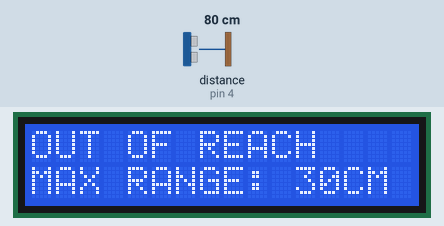
Bench run of a sketch on a simulated Arduino Uno, built with avr-gcc and run on an emulated ATmega328P. On the bench: 16×2 character LCD. Wiring (inferred from the names in the program): ultrasonic range finder: trigger pin 5; echo pin 4. Inputs (shaded band) come from the test bench; at power-on: distance to the obstacle (sensor on pin 4) 80 cm. The echo pulse lasts 58.3 µs per cm.

Above: at 1.2 s.
1.3 s: distance to the obstacle (sensor on pin 4) set to 33 cm
2.9 s: distance to the obstacle (sensor on pin 4) set to 26 cm
At 3.7 s:
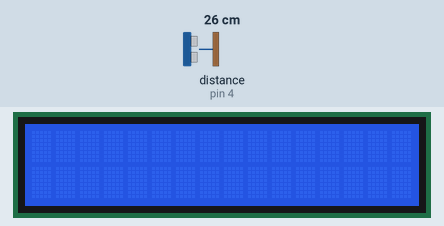
4.7 s: distance to the obstacle (sensor on pin 4) set to 35 cm
At 6.1 s:
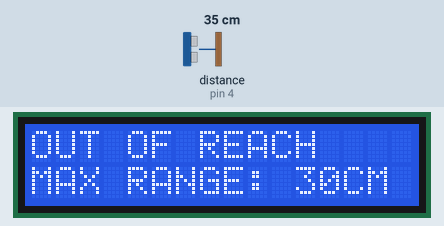
6.4 s: distance to the obstacle (sensor on pin 4) set to 2 cm
At 6.8 s:
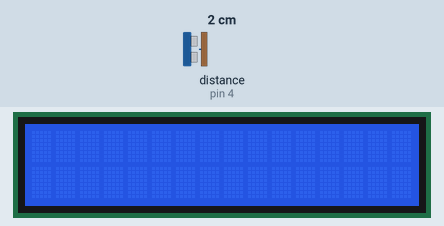
Timing chart, 0 to 8.9 s (numbered marks = the images above; inputs shaded):
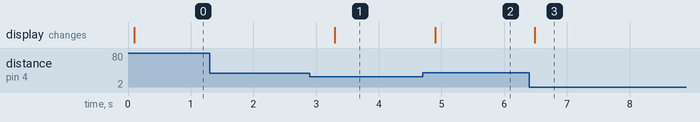

The sketch:

project.ino
```cpp
/*****************************************************[ LIBRARIES ]*****************************************************/
#include <LiquidCrystal_I2C.h>

/*****************************************************[ DEFINITIONS ]*****************************************************/
#define DISPLAY_ADDRESS 0x27
#define TRIGGER_PIN 5
#define ECHO_PIN 4

/*****************************************************[ PROPERTIES ]*****************************************************/
const int DISPLAY_SIZE[2] = { 16, 2 };
const int MAX_DISTANCE_HCSR04 = 30;
const LiquidCrystal_I2C LCD(DISPLAY_ADDRESS, DISPLAY_SIZE[0], DISPLAY_SIZE[1]);

float DISTANCE_RAW = 0;

/*****************************************************[ STANDARD ARDUINO METHODS ]*****************************************************/
void setup() {
  pinMode(TRIGGER_PIN, OUTPUT);
  pinMode(ECHO_PIN, INPUT);
  LCD.begin(DISPLAY_SIZE[0], DISPLAY_SIZE[1]);
  LCD.backlight();
}

void loop() {
  DISTANCE_RAW = getDistanceHCSR04(TRIGGER_PIN, ECHO_PIN, MAX_DISTANCE_HCSR04);
  String result = formatingFloat(DISTANCE_RAW, 2, 1);

  LCD.clear();
  if (DISTANCE_RAW > 0) {
    printLcdDistanceInCM(LCD, result, 0);
    printProgressBar(LCD, DISTANCE_RAW, 1, MAX_DISTANCE_HCSR04, DISPLAY_SIZE[0]);
  } else {
    printLcdDistanceError(LCD, MAX_DISTANCE_HCSR04);
  }

  delay(500);
}

/*****************************************************[ METHODS ]*****************************************************/
float getDistanceHCSR04(int triggerPin, int echoPin, int maxDistance) {
  const int delays[2] = { 2, 10 };

  digitalWrite(triggerPin, LOW);
  delayMicroseconds(delays[0]);
  digitalWrite(triggerPin, HIGH);
  delayMicroseconds(delays[1]);
  digitalWrite(triggerPin, LOW);

  const float inchToCM = 0.0343;
  float result = (pulseIn(echoPin, HIGH) * inchToCM) / 2;
  return (result >= 0 && result <= maxDistance) ? result : 0;
}

String formatingFloat(float value, int firstCase, int lastCase) {
  char text[6] = "";
  String result = "";
  dtostrf(value, firstCase, lastCase, text);
  return result += text;
}

void printLcdDistanceInCM(LiquidCrystal_I2C lcd, String text, int columnPrint) {
  lcd.setCursor(0, 0);
  lcd.print("DISTANCE: " + text + "CM");
}

void printLcdDistanceError(LiquidCrystal_I2C lcd, int maxDistance) {
  LCD.setCursor(0, 0);
  LCD.print("OUT OF REACH");
  LCD.setCursor(0, 1);
  LCD.print("MAX RANGE: " + String(maxDistance) + "CM");
}

void printProgressBar(LiquidCrystal_I2C lcd, float value, int columnPrint, int maxValue, int maxColumnsDisplay) {
  const int maxPercent = 100;
  int progress = ceil((ceil(value) * maxPercent) / maxValue) * (maxColumnsDisplay - 1) / maxPercent;

  lcd.setCursor(0, columnPrint);
  for (int i = 0; i < progress; i++) {
    lcd.write(255);
  }
}
```

Measured:
- the behaviour switches between 31 and 30 cm on distance to the obstacle (sensor on pin 4) (found by bisection; images 0 and 1)
- after the input at 1.3 s, every drawn part: stays the same
- after the input at 2.9 s, the display: changes after 0.40 s (image 1)
- after the input at 4.7 s, the display: changes after 0.20 s (image 2)
- after the input at 6.4 s, the display: changes after 0.09 s (image 3)
